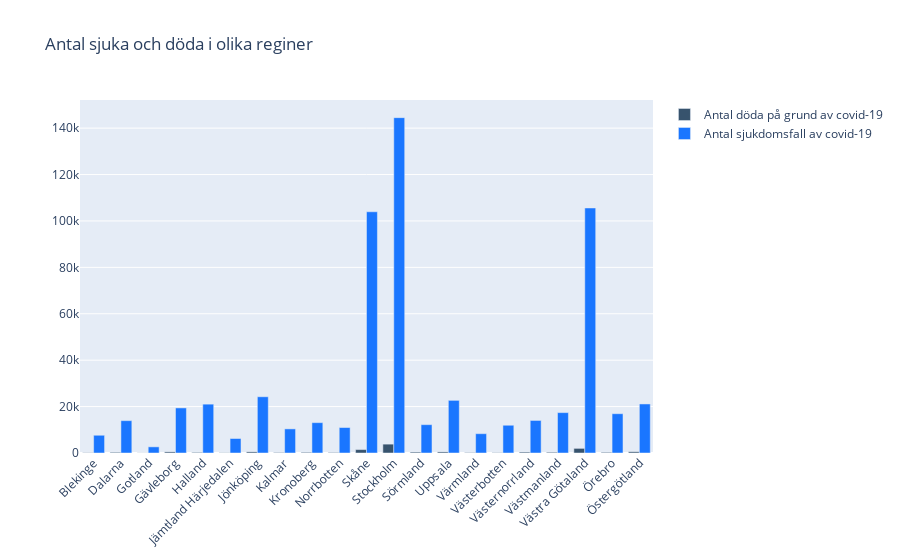

Notebook code for this chart:
### Code cell
import plotly.graph_objects as go

df = pd.read_csv("Regional_Totals_Data.csv")
region = df["Region"]
cases = df["Total_Cases"]
döda = df["Total_Deaths"]

list_döda = [m for m in döda]
list_cases = [n for n in cases]
städer = [str(l) for l in region]

fig = go.Figure()
fig.add_trace(go.Bar(
    x = städer,
    y = list_döda,
    name ="Antal döda på grund av covid-19",
    marker_color = 'rgb(55, 83, 109)'
))

fig.add_trace(go.Bar(
    x=städer,
    y= list_cases,
    name ="Antal sjukdomsfall av covid-19",
    marker_color = 'rgb(26, 118, 255)'
))
fig.update_layout(title="Antal sjuka och döda i olika reginer", barmode='group', xaxis_tickangle=-45)
fig.show()

### Figure 1 — Plotly figure (JSON) as saved in the notebook; plotly's stock layout.template omitted (floating-point values rounded to 4 significant figures)
{"data": [{"marker": {"color": "rgb(55, 83, 109)"}, "name": "Antal döda på grund av covid-19", "type": "bar", "x": ["Blekinge", "Dalarna", "Gotland", "Gävleborg", "Halland", "Jämtland Härjedalen", "Jönköping", "Kalmar", "Kronoberg", "Norrbotten", "Skåne", "Stockholm", "Sörmland", "Uppsala", "Värmland", "Västerbotten", "Västernorrland", "Västmanland", "Västra Götaland", "Örebro", "Östergötland"], "y": [112, 302, 44, 482, 254, 100, 486, 207, 284, 212, 1474, 3820, 389, 467, 162, 123, 387, 311, 1993, 285, 534]}, {"marker": {"color": "rgb(26, 118, 255)"}, "name": "Antal sjukdomsfall av covid-19", "type": "bar", "x": ["Blekinge", "Dalarna", "Gotland", "Gävleborg", "Halland", "Jämtland Härjedalen", "Jönköping", "Kalmar", "Kronoberg", "Norrbotten", "Skåne", "Stockholm", "Sörmland", "Uppsala", "Värmland", "Västerbotten", "Västernorrland", "Västmanland", "Västra Götaland", "Örebro", "Östergötland"], "y": [7646, 13942, 2650, 19426, 21052, 6249, 24236, 10391, 13080, 10977, 103958, 144522, 12214, 22684, 8320, 11957, 14034, 17408, 105596, 16934, 21135]}], "layout": {"barmode": "group", "title": {"text": "Antal sjuka och döda i olika reginer"}, "xaxis": {"tickangle": -45}}}
